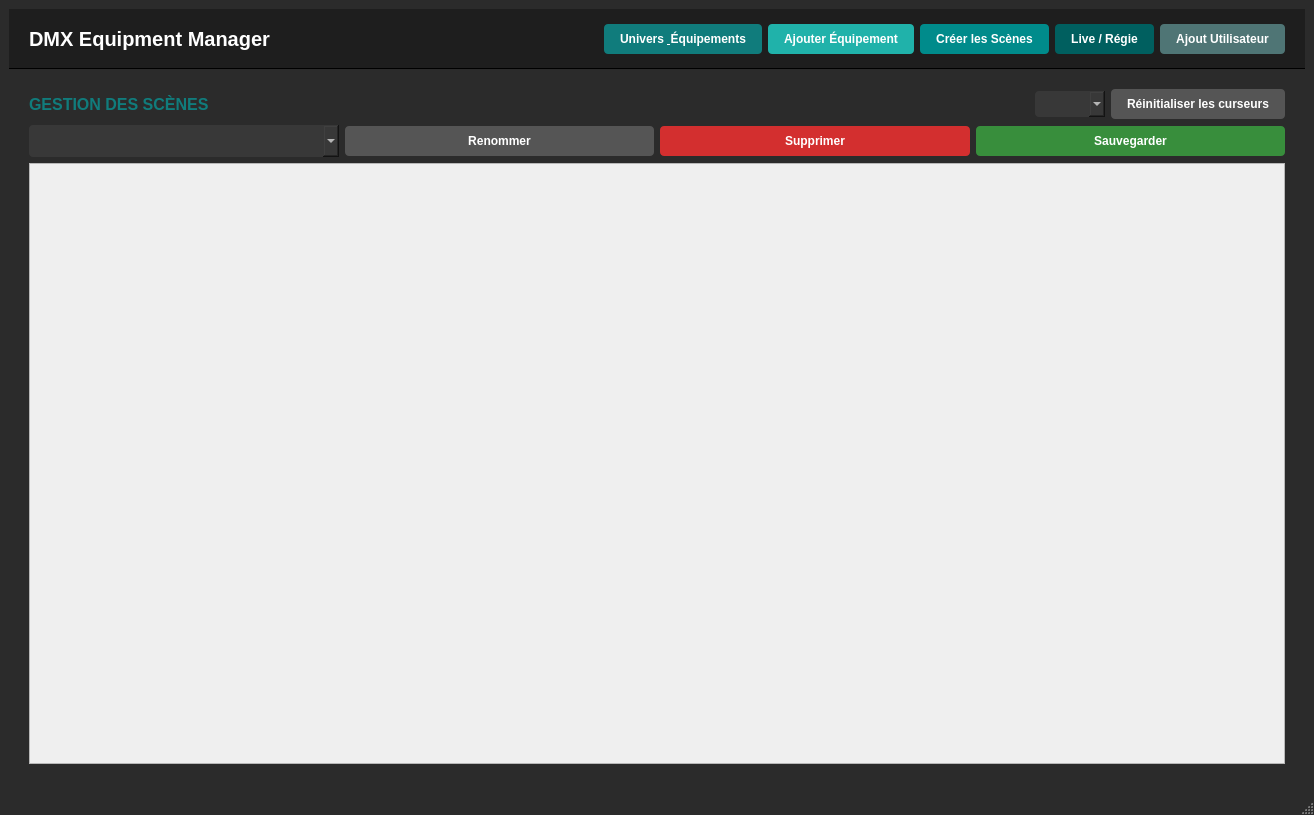
<?xml version="1.0" encoding="UTF-8"?>
<ui version="4.0">
 <class>InterfacePcClient</class>
 <widget class="QMainWindow" name="InterfacePcClient">
  <property name="geometry">
   <rect>
    <x>0</x>
    <y>0</y>
    <width>1314</width>
    <height>811</height>
   </rect>
  </property>
  <property name="windowTitle">
   <string>DMX Equipment Manager</string>
  </property>
  <property name="styleSheet">
   <string notr="true">QMainWindow { background-color: #2b2b2b; }</string>
  </property>
  <widget class="QWidget" name="centralWidget">
   <layout class="QVBoxLayout" name="mainLayout">
    <property name="spacing">
     <number>0</number>
    </property>
    <item>
     <widget class="QFrame" name="header">
      <property name="styleSheet">
       <string notr="true">QFrame#header { background-color: #1e1e1e; border-bottom: 1px solid #000; }</string>
      </property>
      <layout class="QHBoxLayout" name="headerLayout">
       <property name="leftMargin">
        <number>20</number>
       </property>
       <property name="topMargin">
        <number>15</number>
       </property>
       <property name="rightMargin">
        <number>20</number>
       </property>
       <property name="bottomMargin">
        <number>15</number>
       </property>
       <item>
        <widget class="QLabel" name="mainTitle">
         <property name="styleSheet">
          <string notr="true">color: #ffffff; font-size: 20px; font-weight: bold; font-family: 'Segoe UI';</string>
         </property>
         <property name="text">
          <string>DMX Equipment Manager</string>
         </property>
        </widget>
       </item>
       <item>
        <spacer name="hSpacer">
         <property name="orientation">
          <enum>Qt::Orientation::Horizontal</enum>
         </property>
         <property name="sizeHint" stdset="0">
          <size>
           <width>0</width>
           <height>0</height>
          </size>
         </property>
        </spacer>
       </item>
       <item>
        <widget class="QPushButton" name="btnGoToList">
         <property name="styleSheet">
          <string notr="true">QPushButton { background-color: #107c7c; color: white; border-radius: 4px; padding: 8px 16px; font-weight: bold; border: none; } QPushButton:hover { background-color: #149999; }</string>
         </property>
         <property name="text">
          <string>Univers &amp; Équipements</string>
         </property>
        </widget>
       </item>
       <item>
        <widget class="QPushButton" name="btnAddMain">
         <property name="styleSheet">
          <string notr="true">QPushButton { background-color: #20b2aa; color: white; border-radius: 4px; padding: 8px 16px; font-weight: bold; border: none; } QPushButton:hover { background-color: #149999; }</string>
         </property>
         <property name="text">
          <string>Ajouter Équipement</string>
         </property>
        </widget>
       </item>
       <item>
        <widget class="QPushButton" name="btnGoToScenes">
         <property name="styleSheet">
          <string notr="true">QPushButton { background-color: #008b8b; color: white; border-radius: 4px; padding: 8px 16px; font-weight: bold; border: none; } QPushButton:hover { background-color: #149999; }</string>
         </property>
         <property name="text">
          <string>Créer les Scènes</string>
         </property>
        </widget>
       </item>
       <item>
        <widget class="QPushButton" name="btnGoToLive">
         <property name="styleSheet">
          <string notr="true">QPushButton { background-color: #005f5f; color: white; border-radius: 4px; padding: 8px 16px; font-weight: bold; border: none; } QPushButton:hover { background-color: #149999; }</string>
         </property>
         <property name="text">
          <string>Live / Régie</string>
         </property>
        </widget>
       </item>
       <item>
        <widget class="QPushButton" name="btnGoToConnect">
         <property name="styleSheet">
          <string notr="true">QPushButton { background-color: #4F7575; color: white; border-radius: 4px; padding: 8px 16px; font-weight: bold; border: none; } QPushButton:hover { background-color: #149999; }</string>
         </property>
         <property name="text">
          <string>Ajout Utilisateur</string>
         </property>
        </widget>
       </item>
      </layout>
     </widget>
    </item>
    <item>
     <widget class="QStackedWidget" name="stackedWidget">
      <property name="currentIndex">
       <number>3</number>
      </property>
      <widget class="QWidget" name="connectPage">
       <widget class="QLabel" name="label_5">
        <property name="geometry">
         <rect>
          <x>30</x>
          <y>30</y>
          <width>171</width>
          <height>41</height>
         </rect>
        </property>
        <property name="styleSheet">
         <string notr="true">color: #107c7c; font-size: 30px; font-weight: bold;</string>
        </property>
        <property name="text">
         <string>Utilisateurs</string>
        </property>
       </widget>
       <widget class="QWidget" name="layoutWidget">
        <property name="geometry">
         <rect>
          <x>210</x>
          <y>180</y>
          <width>831</width>
          <height>371</height>
         </rect>
        </property>
        <layout class="QHBoxLayout" name="horizontalLayout">
         <item>
          <layout class="QVBoxLayout" name="verticalLayout">
           <item>
            <widget class="QLineEdit" name="lineEditNomUser">
             <property name="styleSheet">
              <string notr="true">background-color: #383838; border: 1px solid #555; color: #ffffff; padding: 8px; border-radius: 4px;</string>
             </property>
             <property name="placeholderText">
              <string>nom d'utilisateur</string>
             </property>
            </widget>
           </item>
           <item>
            <widget class="QLineEdit" name="lineEditMDP">
             <property name="styleSheet">
              <string notr="true">background-color: #383838; border: 1px solid #555; color: #ffffff; padding: 8px; border-radius: 4px;</string>
             </property>
             <property name="placeholderText">
              <string>mot de passe</string>
             </property>
            </widget>
           </item>
           <item>
            <widget class="QPushButton" name="pushButtonSaveUser">
             <property name="styleSheet">
              <string notr="true">QPushButton { background-color: #35AB35; color: white; border-radius: 4px; padding: 8px 16px; font-weight: bold; border: none; } QPushButton:hover { background-color: #149999; }</string>
             </property>
             <property name="text">
              <string>Ajout Utilisateur</string>
             </property>
            </widget>
           </item>
          </layout>
         </item>
         <item>
          <spacer name="horizontalSpacer">
           <property name="orientation">
            <enum>Qt::Orientation::Horizontal</enum>
           </property>
           <property name="sizeHint" stdset="0">
            <size>
             <width>40</width>
             <height>20</height>
            </size>
           </property>
          </spacer>
         </item>
         <item>
          <layout class="QVBoxLayout" name="verticalLayout_3">
           <item>
            <widget class="QLabel" name="label_4">
             <property name="styleSheet">
              <string notr="true">color: #107c7c; font-size: 16px; font-weight: bold;</string>
             </property>
             <property name="text">
              <string>Liste des Utilisateurs</string>
             </property>
            </widget>
           </item>
           <item>
            <widget class="QListWidget" name="listWidgetUser">
             <property name="styleSheet">
              <string notr="true">QListWidget { background-color: #383838; border: 1px solid #555; color: #ffffff; border-radius: 4px; } QListWidget::item { padding: 10px; border-bottom: 1px solid #444; } QListWidget::item:selected { background-color: #107c7c; color: white; }</string>
             </property>
            </widget>
           </item>
          </layout>
         </item>
         <item>
          <layout class="QVBoxLayout" name="verticalLayout_2">
           <item>
            <widget class="QPushButton" name="pushButtonEditUser">
             <property name="enabled">
              <bool>false</bool>
             </property>
             <property name="styleSheet">
              <string notr="true">QPushButton { background-color: #35AB35; color: white; border-radius: 4px; padding: 8px 16px; font-weight: bold; border: none; } QPushButton:hover { background-color: #149999; }</string>
             </property>
             <property name="text">
              <string>Modifier</string>
             </property>
            </widget>
           </item>
           <item>
            <widget class="QPushButton" name="pushButtonDeleteUser">
             <property name="enabled">
              <bool>false</bool>
             </property>
             <property name="styleSheet">
              <string notr="true">QPushButton { background-color: #D91A09; color: white; border-radius: 4px; padding: 8px 16px; font-weight: bold; border: none; } QPushButton:hover { background-color: #149999; }</string>
             </property>
             <property name="text">
              <string>Supprimer</string>
             </property>
            </widget>
           </item>
          </layout>
         </item>
        </layout>
       </widget>
      </widget>
      <widget class="QWidget" name="listPage">
       <layout class="QHBoxLayout" name="listPageLayout">
        <property name="margin" stdset="0">
         <number>0</number>
        </property>
        <item>
         <widget class="QWidget" name="widget" native="true">
          <layout class="QGridLayout" name="gridLayout">
           <item row="1" column="1">
            <widget class="QComboBox" name="filterUniversCombo">
             <property name="styleSheet">
              <string notr="true">background-color: #383838; border: 1px solid #555; color: #ffffff; padding: 6px; border-radius: 4px;</string>
             </property>
            </widget>
           </item>
           <item row="3" column="1">
            <widget class="QScrollArea" name="listScroll">
             <property name="minimumSize">
              <size>
               <width>597</width>
               <height>635</height>
              </size>
             </property>
             <property name="frameShape">
              <enum>QFrame::Shape::NoFrame</enum>
             </property>
             <property name="widgetResizable">
              <bool>true</bool>
             </property>
             <widget class="QWidget" name="scrollContent">
              <property name="geometry">
               <rect>
                <x>0</x>
                <y>0</y>
                <width>1022</width>
                <height>635</height>
               </rect>
              </property>
              <widget class="QWidget" name="gridLayoutWidget">
               <property name="geometry">
                <rect>
                 <x>0</x>
                 <y>0</y>
                 <width>1021</width>
                 <height>631</height>
                </rect>
               </property>
               <layout class="QGridLayout" name="equipmentsGrid">
                <property name="spacing">
                 <number>15</number>
                </property>
               </layout>
              </widget>
             </widget>
            </widget>
           </item>
           <item row="0" column="1">
            <widget class="QLabel" name="filterLabel">
             <property name="styleSheet">
              <string notr="true">color: #aaaaaa; font-size: 12px; font-weight: normal;</string>
             </property>
             <property name="text">
              <string>Filtrer les équipements :</string>
             </property>
            </widget>
           </item>
           <item row="0" column="0" rowspan="4">
            <widget class="QFrame" name="sidebar">
             <property name="enabled">
              <bool>true</bool>
             </property>
             <property name="minimumSize">
              <size>
               <width>50</width>
               <height>635</height>
              </size>
             </property>
             <property name="maximumSize">
              <size>
               <width>250</width>
               <height>16777215</height>
              </size>
             </property>
             <property name="styleSheet">
              <string notr="true">QFrame#sidebar { background-color: #222222; border-right: 1px solid #111; } QLabel { color: #107c7c; font-size: 16px; font-weight: bold; }</string>
             </property>
             <layout class="QVBoxLayout" name="sidebarLayout">
              <item>
               <widget class="QLabel" name="uniTitle">
                <property name="text">
                 <string>UNIVERS DMX</string>
                </property>
               </widget>
              </item>
              <item>
               <widget class="QListWidget" name="uiUniversList">
                <property name="styleSheet">
                 <string notr="true">QListWidget { background-color: #383838; border: 1px solid #555; color: #ffffff; border-radius: 4px; } QListWidget::item { padding: 10px; border-bottom: 1px solid #444; } QListWidget::item:selected { background-color: #107c7c; color: white; }</string>
                </property>
               </widget>
              </item>
              <item>
               <layout class="QHBoxLayout" name="uniActionsLayout">
                <item>
                 <widget class="QPushButton" name="btnEditUnivers">
                  <property name="styleSheet">
                   <string notr="true">QPushButton { background-color: #555555; color: white; border-radius: 4px; padding: 8px; font-weight: bold; } QPushButton:hover { background-color: #666666; }</string>
                  </property>
                  <property name="text">
                   <string>Modifier</string>
                  </property>
                 </widget>
                </item>
                <item>
                 <widget class="QPushButton" name="btnDeleteUnivers">
                  <property name="styleSheet">
                   <string notr="true">QPushButton { background-color: #d32f2f; color: white; border-radius: 4px; padding: 8px; font-weight: bold; } QPushButton:hover { background-color: #f44336; }</string>
                  </property>
                  <property name="text">
                   <string>Supprimer</string>
                  </property>
                 </widget>
                </item>
               </layout>
              </item>
              <item>
               <widget class="QPushButton" name="btnAddUnivers">
                <property name="styleSheet">
                 <string notr="true">QPushButton { background-color: transparent; color: #107c7c; border: 1px dashed #107c7c; padding: 12px; border-radius: 4px; font-weight: bold; } QPushButton:hover { background-color: rgba(16, 124, 124, 0.1); }</string>
                </property>
                <property name="text">
                 <string>+ Ajouter Univers</string>
                </property>
               </widget>
              </item>
             </layout>
            </widget>
           </item>
          </layout>
         </widget>
        </item>
       </layout>
      </widget>
      <widget class="QWidget" name="formPage">
       <layout class="QVBoxLayout" name="formPageLayout">
        <property name="margin" stdset="0">
         <number>20</number>
        </property>
        <item>
         <widget class="QScrollArea" name="formScroll">
          <property name="widgetResizable">
           <bool>true</bool>
          </property>
          <widget class="QWidget" name="formScrollContent">
           <property name="geometry">
            <rect>
             <x>0</x>
             <y>0</y>
             <width>1254</width>
             <height>668</height>
            </rect>
           </property>
           <property name="styleSheet">
            <string notr="true">background-color: transparent;</string>
           </property>
           <layout class="QVBoxLayout" name="formLayout">
            <item>
             <widget class="QLabel" name="formTitle">
              <property name="minimumSize">
               <size>
                <width>0</width>
                <height>0</height>
               </size>
              </property>
              <property name="maximumSize">
               <size>
                <width>16777215</width>
                <height>50</height>
               </size>
              </property>
              <property name="font">
               <font>
                <pointsize>-1</pointsize>
                <bold>true</bold>
               </font>
              </property>
              <property name="styleSheet">
               <string notr="true">color: #107c7c; font-size: 16px; font-weight: bold;</string>
              </property>
              <property name="text">
               <string>Équipement DMX</string>
              </property>
              <property name="alignment">
               <set>Qt::AlignmentFlag::AlignCenter</set>
              </property>
             </widget>
            </item>
            <item>
             <layout class="QGridLayout" name="infoGrid">
              <item row="1" column="2">
               <widget class="QLineEdit" name="startAddressEdit">
                <property name="styleSheet">
                 <string notr="true">background-color: #383838; border: 1px solid #555; color: #ffffff; padding: 8px; border-radius: 4px;</string>
                </property>
                <property name="placeholderText">
                 <string>Ex. 1</string>
                </property>
               </widget>
              </item>
              <item row="1" column="0">
               <widget class="QLineEdit" name="nameEdit">
                <property name="minimumSize">
                 <size>
                  <width>0</width>
                  <height>30</height>
                 </size>
                </property>
                <property name="maximumSize">
                 <size>
                  <width>16777215</width>
                  <height>150</height>
                 </size>
                </property>
                <property name="styleSheet">
                 <string notr="true">background-color: #383838; border: 1px solid #555; color: #ffffff; padding: 8px; border-radius: 4px;</string>
                </property>
                <property name="placeholderText">
                 <string>Ex. iRock7s</string>
                </property>
               </widget>
              </item>
              <item row="1" column="1">
               <widget class="QComboBox" name="universCombo">
                <property name="styleSheet">
                 <string notr="true">background-color: #383838; border: 1px solid #555; color: #ffffff; padding: 8px; border-radius: 4px;</string>
                </property>
               </widget>
              </item>
              <item row="1" column="3">
               <widget class="QPushButton" name="pushButtonCouleur">
                <property name="styleSheet">
                 <string notr="true">QPushButton {background-color: &quot;#000000&quot; ;color: white; border-radius: 4px; padding: 8px; font-weight: bold;}</string>
                </property>
                <property name="text">
                 <string>Couleur</string>
                </property>
               </widget>
              </item>
              <item row="0" column="0">
               <widget class="QLabel" name="label">
                <property name="minimumSize">
                 <size>
                  <width>0</width>
                  <height>0</height>
                 </size>
                </property>
                <property name="maximumSize">
                 <size>
                  <width>16777215</width>
                  <height>50</height>
                 </size>
                </property>
                <property name="styleSheet">
                 <string>color: #cccccc;</string>
                </property>
                <property name="text">
                 <string>NOM DE L'ÉQUIPEMENT</string>
                </property>
                <property name="alignment">
                 <set>Qt::AlignmentFlag::AlignCenter</set>
                </property>
               </widget>
              </item>
              <item row="0" column="2">
               <widget class="QLabel" name="label_2">
                <property name="text">
                 <string>ADRESSE DMX DE DÉPART</string>
                </property>
                <property name="alignment">
                 <set>Qt::AlignmentFlag::AlignCenter</set>
                </property>
               </widget>
              </item>
              <item row="0" column="1">
               <widget class="QLabel" name="label_3">
                <property name="text">
                 <string>UNIVERS</string>
                </property>
                <property name="alignment">
                 <set>Qt::AlignmentFlag::AlignCenter</set>
                </property>
               </widget>
              </item>
              <item row="0" column="3">
               <widget class="QPushButton" name="pushButtonImport">
                <property name="styleSheet">
                 <string notr="true">QPushButton {background-color: &quot;#26A269&quot; ;color: black; border-radius: 4px; padding: 8px; font-weight: bold;}</string>
                </property>
                <property name="text">
                 <string>Importer Équipement</string>
                </property>
               </widget>
              </item>
             </layout>
            </item>
            <item>
             <widget class="QLabel" name="channelCountLabel">
              <property name="maximumSize">
               <size>
                <width>16777215</width>
                <height>50</height>
               </size>
              </property>
              <property name="styleSheet">
               <string notr="true">font-weight: bold; font-size: 13px; color: #aaaaaa;</string>
              </property>
             </widget>
            </item>
            <item>
             <layout class="QVBoxLayout" name="channelsFormLayout">
              <property name="spacing">
               <number>6</number>
              </property>
             </layout>
            </item>
            <item>
             <widget class="QPushButton" name="btnAddChannelGlobal">
              <property name="styleSheet">
               <string notr="true">QPushButton { background-color: transparent; color: #107c7c; border: 1px dashed #107c7c; padding: 12px; border-radius: 4px; font-weight: bold; }</string>
              </property>
              <property name="text">
               <string>+ Ajouter un canal</string>
              </property>
             </widget>
            </item>
            <item>
             <layout class="QHBoxLayout" name="bottomLayout">
              <item>
               <spacer name="s">
                <property name="orientation">
                 <enum>Qt::Orientation::Horizontal</enum>
                </property>
                <property name="sizeHint" stdset="0">
                 <size>
                  <width>0</width>
                  <height>0</height>
                 </size>
                </property>
               </spacer>
              </item>
              <item>
               <widget class="QPushButton" name="btnCancel">
                <property name="styleSheet">
                 <string notr="true">QPushButton { background-color: #555555; color: white; border-radius: 4px; padding: 8px 16px; font-weight: bold; }</string>
                </property>
                <property name="text">
                 <string>Annuler</string>
                </property>
               </widget>
              </item>
              <item>
               <widget class="QPushButton" name="btnSave">
                <property name="styleSheet">
                 <string notr="true">QPushButton { background-color: #388e3c; color: white; border-radius: 4px; padding: 8px 16px; font-weight: bold; }</string>
                </property>
                <property name="text">
                 <string>Enregistrer</string>
                </property>
               </widget>
              </item>
             </layout>
            </item>
           </layout>
          </widget>
         </widget>
        </item>
       </layout>
      </widget>
      <widget class="QWidget" name="scenesPage">
       <layout class="QVBoxLayout" name="scenesPageLayout">
        <property name="margin" stdset="0">
         <number>20</number>
        </property>
        <item>
         <layout class="QVBoxLayout" name="scenesTopLayout">
          <item>
           <layout class="QHBoxLayout" name="scenesH1">
            <item>
             <widget class="QLabel" name="scenesTitle">
              <property name="styleSheet">
               <string notr="true">color: #107c7c; font-size: 16px; font-weight: bold;</string>
              </property>
              <property name="text">
               <string>GESTION DES SCÈNES</string>
              </property>
             </widget>
            </item>
            <item>
             <spacer name="s2">
              <property name="orientation">
               <enum>Qt::Orientation::Horizontal</enum>
              </property>
              <property name="sizeHint" stdset="0">
               <size>
                <width>0</width>
                <height>0</height>
               </size>
              </property>
             </spacer>
            </item>
            <item>
             <widget class="QComboBox" name="scenesUniversCombo">
              <property name="styleSheet">
               <string notr="true">background-color: #383838; color: white; padding: 5px; border-radius: 4px;</string>
              </property>
             </widget>
            </item>
            <item>
             <widget class="QPushButton" name="btnResetSliders">
              <property name="styleSheet">
               <string notr="true">QPushButton { background-color: #555555; color: white; padding: 8px 16px; border-radius: 4px; font-weight: bold;}</string>
              </property>
              <property name="text">
               <string>Réinitialiser les curseurs</string>
              </property>
             </widget>
            </item>
           </layout>
          </item>
          <item>
           <layout class="QHBoxLayout" name="scenesH2">
            <item>
             <widget class="QComboBox" name="scenesCombo">
              <property name="styleSheet">
               <string notr="true">background-color: #383838; color: white; padding: 8px; border-radius: 4px;</string>
              </property>
             </widget>
            </item>
            <item>
             <widget class="QPushButton" name="btnRenameScene">
              <property name="styleSheet">
               <string notr="true">QPushButton { background-color: #555555; color: white; padding: 8px 16px; border-radius: 4px; font-weight: bold; }</string>
              </property>
              <property name="text">
               <string>Renommer</string>
              </property>
             </widget>
            </item>
            <item>
             <widget class="QPushButton" name="btnDeleteScene">
              <property name="styleSheet">
               <string notr="true">QPushButton { background-color: #d32f2f; color: white; padding: 8px 16px; border-radius: 4px; font-weight: bold; }</string>
              </property>
              <property name="text">
               <string>Supprimer</string>
              </property>
             </widget>
            </item>
            <item>
             <widget class="QPushButton" name="btnSaveScene">
              <property name="styleSheet">
               <string notr="true">QPushButton { background-color: #388e3c; color: white; padding: 8px 16px; border-radius: 4px; font-weight: bold; }</string>
              </property>
              <property name="text">
               <string>Sauvegarder</string>
              </property>
             </widget>
            </item>
           </layout>
          </item>
         </layout>
        </item>
        <item>
         <widget class="QScrollArea" name="slidersScroll">
          <property name="widgetResizable">
           <bool>true</bool>
          </property>
          <widget class="QWidget" name="slidersContainer">
           <property name="geometry">
            <rect>
             <x>0</x>
             <y>0</y>
             <width>1254</width>
             <height>586</height>
            </rect>
           </property>
           <layout class="QGridLayout" name="slidersGrid"/>
          </widget>
         </widget>
        </item>
       </layout>
      </widget>
      <widget class="QWidget" name="livePage">
       <layout class="QVBoxLayout" name="liveMainLayout">
        <property name="margin" stdset="0">
         <number>20</number>
        </property>
        <item>
         <layout class="QHBoxLayout" name="liveTitleLayout">
          <item>
           <widget class="QLabel" name="liveTitle">
            <property name="styleSheet">
             <string notr="true">color: #107c7c; font-size: 16px; font-weight: bold;</string>
            </property>
            <property name="text">
             <string>RÉGIE LIVE</string>
            </property>
           </widget>
          </item>
          <item>
           <spacer name="liveTitleSpacer">
            <property name="orientation">
             <enum>Qt::Orientation::Horizontal</enum>
            </property>
            <property name="sizeHint" stdset="0">
             <size>
              <width>0</width>
              <height>0</height>
             </size>
            </property>
           </spacer>
          </item>
          <item>
           <widget class="QLabel" name="liveFilterLabel">
            <property name="styleSheet">
             <string notr="true">color: #aaaaaa; font-size: 12px; font-weight: normal;</string>
            </property>
            <property name="text">
             <string>Filtrer par univers :</string>
            </property>
           </widget>
          </item>
          <item>
           <widget class="QComboBox" name="liveUniversCombo">
            <property name="minimumSize">
             <size>
              <width>200</width>
              <height>0</height>
             </size>
            </property>
            <property name="styleSheet">
             <string notr="true">background-color: #383838; border: 1px solid #555; color: #ffffff; padding: 6px; border-radius: 4px;</string>
            </property>
           </widget>
          </item>
         </layout>
        </item>
        <item>
         <layout class="QHBoxLayout" name="tcpLayout">
          <item>
           <widget class="QLineEdit" name="lineEditIP">
            <property name="styleSheet">
             <string notr="true">background-color: #383838; color: white; padding: 8px; border-radius: 4px;</string>
            </property>
            <property name="text">
             <string>192.168.1.20</string>
            </property>
           </widget>
          </item>
          <item>
           <widget class="QSpinBox" name="spinBoxPort">
            <property name="styleSheet">
             <string notr="true">background-color: #383838; color: white; padding: 8px; border-radius: 4px;</string>
            </property>
            <property name="maximum">
             <number>65535</number>
            </property>
            <property name="value">
             <number>12345</number>
            </property>
           </widget>
          </item>
          <item>
           <widget class="QPushButton" name="btnConnectTCP">
            <property name="styleSheet">
             <string notr="true">QPushButton { background-color: #555555;  color: white; border-radius: 4px; padding: 8px 16px; font-weight: bold; border: none; }</string>
            </property>
            <property name="text">
             <string>Connexion</string>
            </property>
           </widget>
          </item>
         </layout>
        </item>
        <item>
         <widget class="QListWidget" name="liveScenesList">
          <property name="styleSheet">
           <string notr="true">QListWidget { background-color: #383838; color: white; border-radius: 4px; } QListWidget::item { padding: 15px; border-bottom: 1px solid #444; } QListWidget::item:selected { background-color: #107c7c; font-weight: bold; }</string>
          </property>
         </widget>
        </item>
        <item>
         <widget class="QPushButton" name="btnLaunchLiveScene">
          <property name="styleSheet">
           <string notr="true">QPushButton { background-color: #388e3c; color: white; padding: 20px; border-radius: 8px; font-size: 18px; font-weight: bold; } QPushButton:disabled { background-color: #444444; color: #777777; }</string>
          </property>
          <property name="text">
           <string>Lancer la scène</string>
          </property>
         </widget>
        </item>
       </layout>
      </widget>
     </widget>
    </item>
   </layout>
  </widget>
  <widget class="QStatusBar" name="statusBar"/>
 </widget>
 <resources/>
 <connections/>
</ui>
